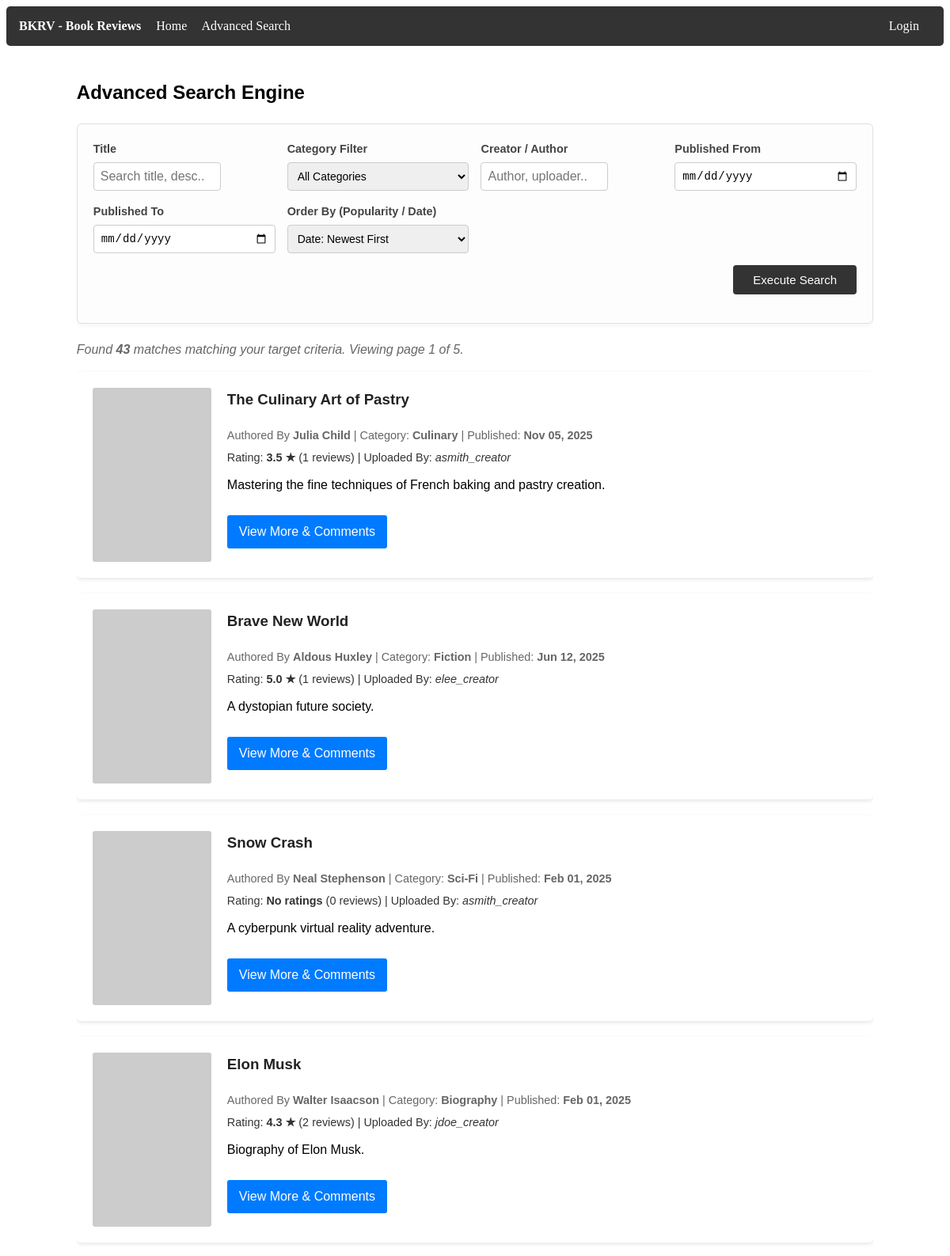
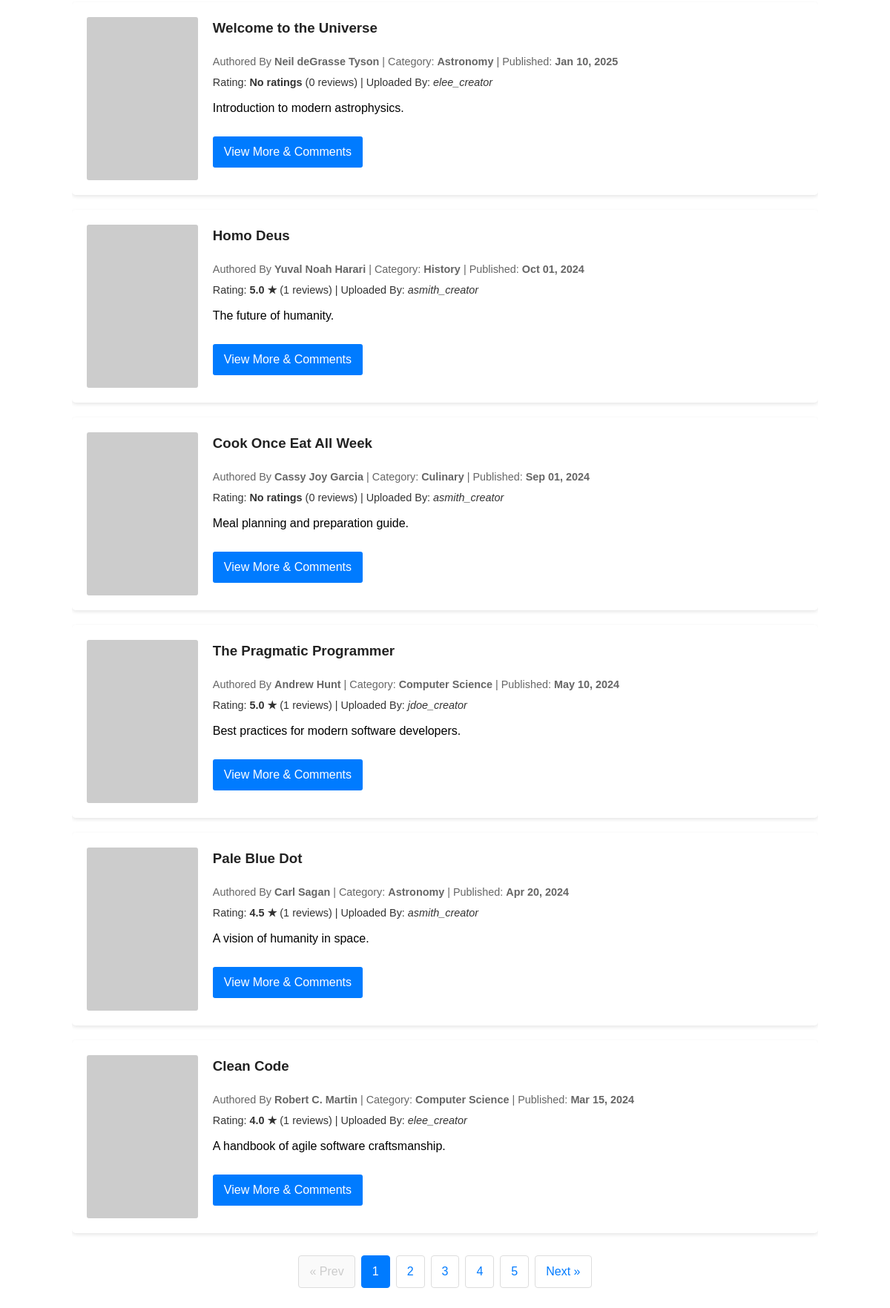
Page /NetBeansProject/AdvancedSearchPage.php on the committed database (2 pictures, top to bottom).
### tables this page shows
CREATE TABLE dbProj_books
(
    book_id INT AUTO_INCREMENT NOT NULL,

    creator_id INT NULL,

    title VARCHAR(255) NOT NULL,
    author_name VARCHAR(255) NOT NULL,

    short_description VARCHAR(500) NOT NULL,

    category VARCHAR(100) NULL,

    image_url VARCHAR(255) NULL,
    media_url VARCHAR(255) NULL,

    publish_date DATETIME DEFAULT CURRENT_TIMESTAMP,

    created_at TIMESTAMP DEFAULT CURRENT_TIMESTAMP,
    updated_at TIMESTAMP DEFAULT CURRENT_TIMESTAMP
               ON UPDATE CURRENT_TIMESTAMP,

    PRIMARY KEY (book_id),

    INDEX idx_creator (creator_id),
    INDEX idx_author (author_name),
    INDEX idx_category (category),
    INDEX idx_publish_date (publish_date),

    FULLTEXT KEY fx_search_idx
    (
        title,
        author_name,
        short_description,
        category
    ),

    CONSTRAINT FK_dbProj_users_TO_dbProj_books
    FOREIGN KEY (creator_id)
    REFERENCES dbProj_users(user_id)
    ON DELETE SET NULL
    ON UPDATE CASCADE

);

CREATE TABLE dbProj_users
(
    user_id INT AUTO_INCREMENT NOT NULL,

    username VARCHAR(100) NOT NULL,
    email VARCHAR(100) NOT NULL,
    password VARBINARY(255) NOT NULL,

    role ENUM('Viewer','Creator','Admin')
         NOT NULL DEFAULT 'Viewer',

    created_at TIMESTAMP DEFAULT CURRENT_TIMESTAMP,

    PRIMARY KEY (user_id),

    UNIQUE KEY uq_username (username),
    UNIQUE KEY uq_email (email)

);

### NetBeansProject/AdvancedSearchPage.php (the view, shortened to what this page needs)
<?php
include 'PageHeader.php';
$pagination = 10;
$page = isset($_GET['page']) && is_numeric($_GET['page']) ? (int) $_GET['page'] : 1;
$search_title    = isset($_GET['title']) ? trim($_GET['title']) : '';
$start_date      = isset($_GET['start_date']) ? trim($_GET['start_date']) : '';
$end_date        = isset($_GET['end_date']) ? trim($_GET['end_date']) : '';
$search_creator  = isset($_GET['creator']) ? trim($_GET['creator']) : '';
$category_filter = isset($_GET['cat']) ? trim($_GET['cat']) : '';
$sort_by         = isset($_GET['sort_by']) ? trim($_GET['sort_by']) : 'newest';
$params = [];
$types = "";
$where_sql = "";
$order_by_sql = "ORDER BY b.publish_date DESC";
$total_query = "SELECT COUNT(DISTINCT b.book_id)
                FROM dbProj_books b
                LEFT JOIN dbProj_users u ON b.creator_id = u.user_id" . $where_sql;
$total_stmt = mysqli_prepare($conn, $total_query);
if ($total_stmt) {
    mysqli_stmt_execute($total_stmt);
    $total_result = mysqli_stmt_get_result($total_stmt);
    $total_rows = mysqli_fetch_array($total_result)[0];
} else {
    die("Count query execution error: " . mysqli_error($conn));
}
$total_pages = ceil($total_rows / $pagination);
$offset = ($page - 1) * $pagination;
$query = "SELECT b.book_id, b.title, b.author_name, b.short_description, b.image_url, b.media_url, b.publish_date, b.category, u.username,
                 IFNULL(AVG(cr.rating), 0.00) as avg_rating,
                 COUNT(cr.comment_id) as review_count
          FROM dbProj_books b
          LEFT JOIN dbProj_users u ON b.creator_id = u.user_id
          LEFT JOIN dbProj_comments_ratings cr ON b.book_id = cr.book_id"
        . $where_sql .
        " GROUP BY b.book_id "
        . $order_by_sql .
        " LIMIT ? OFFSET ?";
$stmt = mysqli_prepare($conn, $query);
if ($stmt) {
    $final_params = $params;
    $final_params[] = $pagination;
    $final_params[] = $offset;
    $final_types = $types . "ii";
    mysqli_stmt_bind_param($stmt, $final_types, ...$final_params);
    mysqli_stmt_execute($stmt);
    $result = mysqli_stmt_get_result($stmt);
} else {
    die("Database execution error: " . mysqli_error($conn));
}
function buildPaginationUrl($page_num, $title, $start, $end, $creator, $cat, $sort) {
    $query_args = ['page' => $page_num];
    if (!empty($sort))    $query_args['sort_by'] = $sort;
    return '?' . http_build_query($query_args);
}
?>
<div class="hp-container">
    <h2>Advanced Search Engine</h2>
    <div class="hp-search-container">
        <form action="" method="GET">
            <div class="search-grid">
                <div class="search-group">
                    <label for="title">Title</label>
                    <input type="text" id="title" name="title" placeholder="Search title, desc.." value="<?php echo htmlspecialchars($search_title); ?>">
                </div>
                <div class="search-group">
                    <label for="cat">Category Filter</label>
                    <select id="cat" name="cat">
                        <option value="">All Categories</option>
                    </select>
                </div>
                <div class="search-group">
                    <label for="creator">Creator / Author</label>
                    <input type="text" id="creator" name="creator" placeholder="Author, uploader.." value="<?php echo htmlspecialchars($search_creator); ?>">
                </div>
                <div class="search-group">
                    <label for="start_date">Published From</label>
                    <input type="date" id="start_date" name="start_date" value="<?php echo htmlspecialchars($start_date); ?>">
                </div>
                <div class="search-group">
                    <label for="end_date">Published To</label>
                    <input type="date" id="end_date" name="end_date" value="<?php echo htmlspecialchars($end_date); ?>">
                </div>
                <div class="search-group">
                    <label for="sort_by">Order By (Popularity / Date)</label>
                    <select id="sort_by" name="sort_by">
                        <option value="newest" <?php echo ($sort_by === 'newest') ? 'selected' : ''; ?>>Date: Newest First</option>
                    </select>
                </div>
            </div>
            <div class="search-actions">
                <button type="submit">Execute Search</button>
            </div>
        </form>
    </div>
    <?php if ($total_rows > 0): ?>
        <p style="color: #666; font-style: italic; margin-bottom: 15px;">
            Found <strong><?php echo $total_rows; ?></strong> matches matching your target criteria. Viewing page <?php echo $page; ?> of <?php echo $total_pages; ?>.
        </p>
    <?php endif; ?>
    <div class="hp-book-list">
        <?php
        if ($result && mysqli_num_rows($result) > 0):
            while ($row = mysqli_fetch_assoc($result)):
                $image_src = !empty($row['image_url']) ? htmlspecialchars($row['image_url']) : 'https://via.placeholder.com/150x220?text=No+Cover';
                $rating_display = ($row['avg_rating'] > 0) ? number_format($row['avg_rating'], 1) . " ★" : "No ratings";
                ?>
                <div class="hp-book-card">
                    <img src="<?php echo $image_src; ?>" alt="<?php echo htmlspecialchars($row['title']); ?> Cover" class="hp-book-image">
                    <div class="hp-book-details">
                        <h3 class="hp-book-title"><?php echo htmlspecialchars($row['title']); ?></h3>
                        <div class="hp-meta-info">
                            Authored By <strong><?php echo htmlspecialchars($row['author_name']); ?></strong> |
                            Category: <strong><?php echo htmlspecialchars($row['category'] ?? 'Uncategorized'); ?></strong> |
                            Published: <strong><?php echo !empty($row['publish_date']) ? date('M d, Y', strtotime($row['publish_date'])) : 'N/A'; ?></strong>
                        </div>
                        <div class="hp-meta-info" style="color: #333; margin-top: -5px;">
                            Rating: <strong><?php echo $rating_display; ?></strong> (<?php echo $row['review_count']; ?> reviews) |
                            Uploaded By: <em><?php echo htmlspecialchars($row['username'] ?? 'Anonymous'); ?></em>
                        </div>
                        <p style="margin-top: 8px;"><?php echo htmlspecialchars($row['short_description']); ?></p>
                        <a href="BookComments.php?id=<?php echo $row['book_id']; ?>" class="hp-view-more-btn">View More & Comments</a>
                    </div>
                </div>
                <?php
            endwhile;
        endif; ?>
    </div>
    <?php if ($total_pages > 1): ?>
        <ul class="hp-pagination">
            <?php if ($page <= 1): ?>
                <li class="disabled"><span>&laquo; Prev</span></li>
            <?php else: ?>
                <li><a href="<?php echo buildPaginationUrl($page - 1, $search_title, $start_date, $end_date, $search_creator, $category_filter, $sort_by); ?>">&laquo; Prev</a></li>
            <?php endif; ?>
            <?php for ($i = 1; $i <= $total_pages; $i++): ?>
                <?php if ($page == $i): ?>
                    <li class="active"><span><?php echo $i; ?></span></li>
                <?php else: ?>
                    <li><a href="<?php echo buildPaginationUrl($i, $search_title, $start_date, $end_date, $search_creator, $category_filter, $sort_by); ?>"><?php echo $i; ?></a></li>
                <?php endif; ?>
            <?php endfor; ?>
            <?php if ($page >= $total_pages): ?>
                <li class="disabled"><span>Next &raquo;</span></li>
            <?php else: ?>
                <li><a href="<?php echo buildPaginationUrl($page + 1, $search_title, $start_date, $end_date, $search_creator, $category_filter, $sort_by); ?>">Next &raquo;</a></li>
            <?php endif; ?>
        </ul>
    <?php endif; ?>
</div>

### NetBeansProject/MainStyles.css (style rules this page uses)
.hp-container { width: 80%; margin: 20px auto; overflow: hidden; font-family: Arial, sans-serif; line-height: 1.6; }
.hp-search-container { background: #fff; padding: 15px; margin: 20px 0; border-radius: 5px; box-shadow: 0 2px 5px rgba(0,0,0,0.1); }
.hp-search-container input[type="text"] { width: 70%; padding: 8px; font-size: 16px; border: 1px solid #ccc; border-radius: 4px; }
.hp-search-container button { padding: 8px 15px; font-size: 16px; cursor: pointer; background: #333; color: #fff; border: none; border-radius: 4px; }
.hp-book-list { display: grid; grid-template-columns: 1fr; gap: 20px; }
.hp-book-card { background: #fff; padding: 20px; border-radius: 5px; box-shadow: 0 2px 5px rgba(0,0,0,0.1); display: flex; gap: 20px; }
.hp-book-image { max-width: 150px; max-height: 220px; object-fit: cover; border-radius: 3px; }
.hp-book-details { flex: 1; }
.hp-book-title { margin-top: 0; color: #222; }
.hp-meta-info { font-size: 0.9rem; color: #666; margin-bottom: 10px; }
.hp-view-more-btn { display: inline-block; background: #007BFF; color: white; padding: 8px 15px; text-decoration: none; border-radius: 3px; margin-top: 10px; }
.hp-pagination { display: flex; justify-content: center; list-style: none; padding: 0; margin: 30px 0; }
.hp-pagination li { margin: 0 4px; }
.hp-pagination a, .hp-pagination span { display: block; padding: 8px 14px; text-decoration: none; color: #007BFF; border: 1px solid #ddd; border-radius: 4px; }
.hp-pagination .active span { background-color: #007BFF; color: white; border-color: #007BFF; }
.hp-pagination .disabled span { color: #ccc; pointer-events: none; background-color: #fafafa; }

### NetBeansProject/AdvancedSearchPage.php (style rules this page uses)
.hp-container { width: 85%; margin: 20px auto; overflow: hidden; font-family: Arial, sans-serif; line-height: 1.6; }
.hp-search-container { background: #fdfdfd; padding: 20px; margin: 20px 0; border-radius: 6px; border: 1px solid #e0e0e0; box-shadow: 0 2px 6px rgba(0,0,0,0.05); }
.search-grid { display: grid; grid-template-columns: repeat(auto-fit, minmax(220px, 1fr)); gap: 15px; margin-bottom: 15px; }
.search-group { display: flex; flex-direction: column; }
.search-group label { font-size: 0.9rem; margin-bottom: 5px; color: #444; font-weight: bold; }
.search-group input, .search-group select { padding: 8px; font-size: 14px; border: 1px solid #ccc; border-radius: 4px; }
.search-actions { display: flex; justify-content: flex-end; align-items: center; gap: 15px; margin-top: 10px; }
.hp-search-container button { padding: 10px 25px; font-size: 15px; cursor: pointer; background: #333; color: #fff; border: none; border-radius: 4px; transition: background 0.2s; }
.hp-book-list { display: grid; grid-template-columns: 1fr; gap: 20px; }
.hp-book-card { background: #fff; padding: 20px; border-radius: 5px; box-shadow: 0 2px 5px rgba(0,0,0,0.1); display: flex; gap: 20px; }
.hp-book-image { max-width: 150px; max-height: 220px; object-fit: cover; border-radius: 3px; }
.hp-book-details { flex: 1; }
.hp-book-title { margin-top: 0; color: #222; }
.hp-meta-info { font-size: 0.9rem; color: #666; margin-bottom: 10px; }
.hp-view-more-btn { display: inline-block; background: #007BFF; color: white; padding: 8px 15px; text-decoration: none; border-radius: 3px; margin-top: 10px; }
.hp-pagination { display: flex; justify-content: center; list-style: none; padding: 0; margin: 30px 0; }
.hp-pagination li { margin: 0 4px; }
.hp-pagination a, .hp-pagination span { display: block; padding: 8px 14px; text-decoration: none; color: #007BFF; border: 1px solid #ddd; border-radius: 4px; }
.hp-pagination .active span { background-color: #007BFF; color: white; border-color: #007BFF; }
.hp-pagination .disabled span { color: #ccc; pointer-events: none; background-color: #fafafa; }

### rows in the picture
dbproj_books: title "The Culinary Art of Pastry", author_name "Julia Child", category "Culinary", publish_date "Nov 05, 2025", rating_display "3.5 ★", review_count "1", creator.username "asmith_creator", short_description "Mastering the fine techniques of French baking and pastry creation."
dbproj_books: title "Brave New World", author_name "Aldous Huxley", category "Fiction", publish_date "Jun 12, 2025", rating_display "5.0 ★", review_count "1", creator.username "elee_creator", short_description "A dystopian future society."
dbproj_books: title "Snow Crash", author_name "Neal Stephenson", category "Sci-Fi", publish_date "Feb 01, 2025", rating_display "No ratings", review_count "0", creator.username "asmith_creator", short_description "A cyberpunk virtual reality adventure."
dbproj_books: title "Elon Musk", author_name "Walter Isaacson", category "Biography", publish_date "Feb 01, 2025", rating_display "4.3 ★", review_count "2", creator.username "jdoe_creator", short_description "Biography of Elon Musk."
dbproj_books: title "Welcome to the Universe", author_name "Neil deGrasse Tyson", category "Astronomy", publish_date "Jan 10, 2025", rating_display "No ratings", review_count "0", creator.username "elee_creator", short_description "Introduction to modern astrophysics."
dbproj_books: title "Homo Deus", author_name "Yuval Noah Harari", category "History", publish_date "Oct 01, 2024", rating_display "5.0 ★", review_count "1", creator.username "asmith_creator", short_description "The future of humanity."
dbproj_books: title "Cook Once Eat All Week", author_name "Cassy Joy Garcia", category "Culinary", publish_date "Sep 01, 2024", rating_display "No ratings", review_count "0", creator.username "asmith_creator", short_description "Meal planning and preparation guide."
dbproj_books: title "The Pragmatic Programmer", author_name "Andrew Hunt", category "Computer Science", publish_date "May 10, 2024", rating_display "5.0 ★", review_count "1", creator.username "jdoe_creator", short_description "Best practices for modern software developers."
dbproj_books: title "Pale Blue Dot", author_name "Carl Sagan", category "Astronomy", publish_date "Apr 20, 2024", rating_display "4.5 ★", review_count "1", creator.username "asmith_creator", short_description "A vision of humanity in space."
dbproj_books: title "Clean Code", author_name "Robert C. Martin", category "Computer Science", publish_date "Mar 15, 2024", rating_display "4.0 ★", review_count "1", creator.username "elee_creator", short_description "A handbook of agile software craftsmanship."

### other values in the picture
$total_rows "43"
$page "1"
$total_pages "5"
